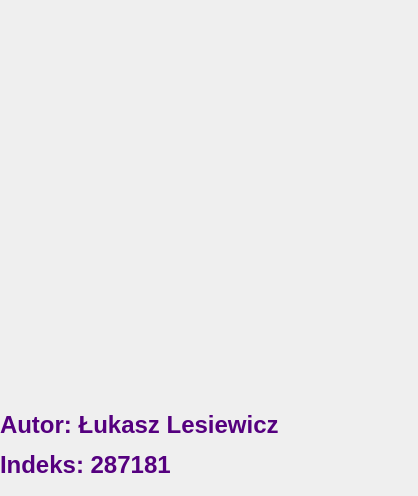
<?xml version="1.0" encoding="UTF-8"?>
<ui version="4.0">
 <class>OAutorze</class>
 <widget class="QDialog" name="OAutorze">
  <property name="geometry">
   <rect>
    <x>0</x>
    <y>0</y>
    <width>418</width>
    <height>496</height>
   </rect>
  </property>
  <property name="windowTitle">
   <string>Dialog</string>
  </property>
  <property name="autoFillBackground">
   <bool>false</bool>
  </property>
  <widget class="QLabel" name="label">
   <property name="geometry">
    <rect>
     <x>-40</x>
     <y>-30</y>
     <width>461</width>
     <height>551</height>
    </rect>
   </property>
   <property name="text">
    <string>&lt;html&gt;&lt;head/&gt;&lt;body&gt;&lt;p&gt;&lt;img src=&quot;:/ken1.jpg&quot;/&gt;&lt;/p&gt;&lt;/body&gt;&lt;/html&gt;</string>
   </property>
  </widget>
  <widget class="QLabel" name="label_2">
   <property name="geometry">
    <rect>
     <x>0</x>
     <y>370</y>
     <width>401</width>
     <height>151</height>
    </rect>
   </property>
   <property name="styleSheet">
    <string notr="true"/>
   </property>
   <property name="text">
    <string>&lt;html&gt;&lt;head/&gt;&lt;body&gt;&lt;p&gt;&lt;span style=&quot; font-size:18pt; font-weight:700; color:#55007f;&quot;&gt;Autor: Łukasz Lesiewicz&lt;/span&gt;&lt;/p&gt;&lt;p&gt;&lt;span style=&quot; font-size:18pt; font-weight:700; color:#55007f;&quot;&gt;Indeks: 287181&lt;/span&gt;&lt;/p&gt;&lt;/body&gt;&lt;/html&gt;</string>
   </property>
  </widget>
 </widget>
 <resources/>
 <connections/>
</ui>
